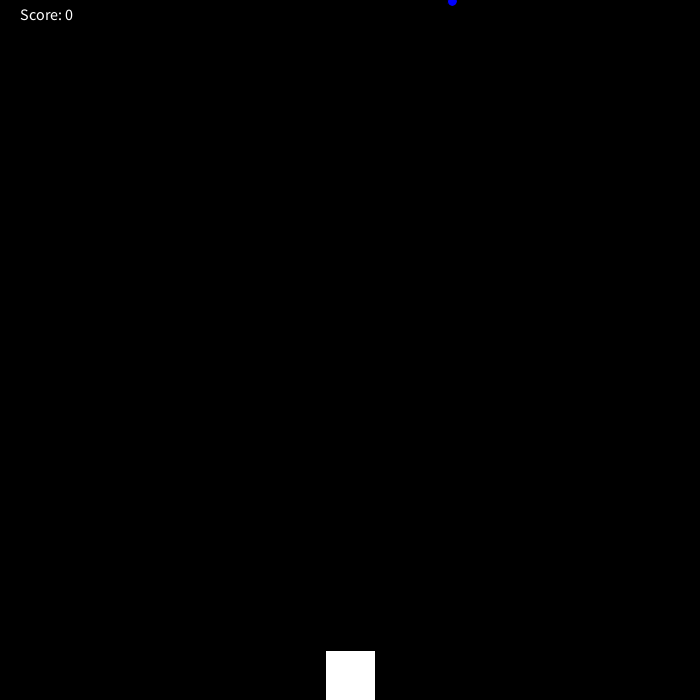
Frame 1 (no input)
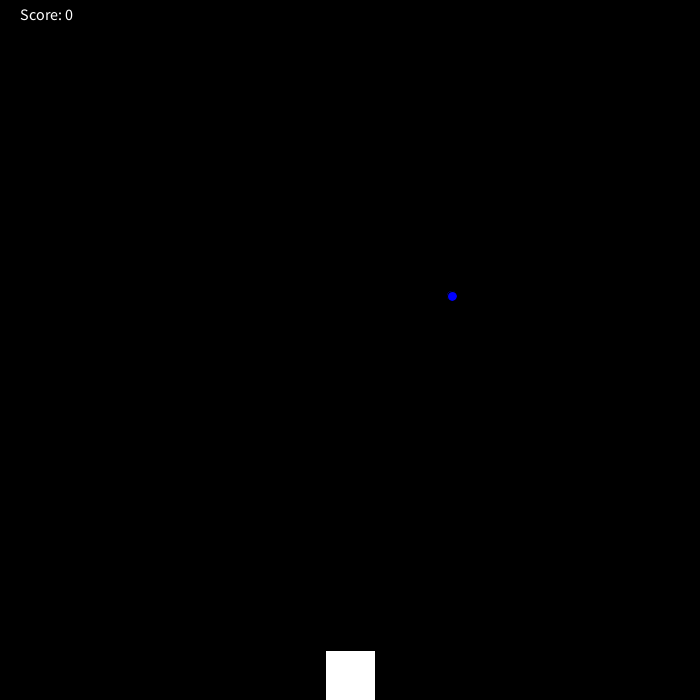
Frame 60 (the mouse pressed at the canvas centre just before this capture)
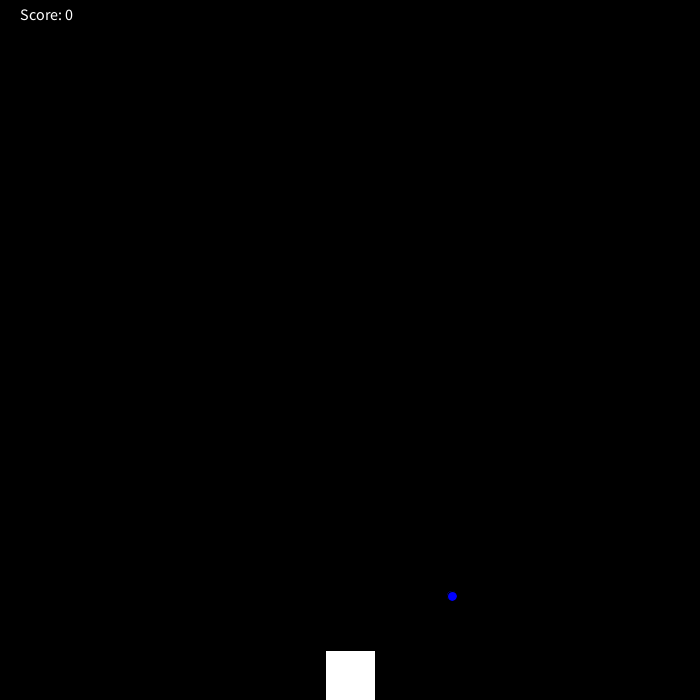
Frame 120 (the mouse held since frame 60 and released just before this capture)

The Processing sketch that drew these frames (run headless with seeded random() and noise(); from frame 60 on, the mouse is pressed at the canvas centre):

// Processing sketch: sketch_181028a
// ── sketch_181028a.pde
int rainy = 1;
int bucketx = 325;
int buckety = 650;
int bucketsizex = 50, bucketsizey = 50;
int rand = (int) random(700); 
int score = 0;
void setup() {

  size(700, 700);
  
}


void draw() {

  
  int screen_height = 700, screen_width = 700;
 


  background(0, 0, 0);
  fill(255, 255, 255);
  textSize(16);
  text("Score: " + score, 20, 20);
  

  fill(0, 0, 255);
  ellipse(rand, rainy, 10, 10);
  
  
 // code for red lines
 /*
  int randy = (int) random(700);
  for (int i = 0; i < 1; i++) {
    

      fill(255, 0, 0);
      ellipse(randy, rainy, 10, 10);
*/
  //code for red lines

      if(rand > bucketx && rand < bucketx + 50 && rainy > buckety) {
       score++;
        rainy = 0;

      }if(rainy > screen_height && rand >= 350){
        score--;
        rainy = 0;
 
      }
      if(rainy > screen_height && rand <= 300){
       score--;
       rainy = 0;
      
      }
    if(score >= 10){
     rainy += 8; 
    }
    
  rainy+=5;




fill(255, 255, 255);
 rect(bucketx, buckety, bucketsizex, bucketsizey);


if(score == 0 && rainy > screen_height && rand >= 350){
 score++; 
}
if(score == 0 && rainy > screen_height && rand <= 300){
 score++; 
}
    }
 

    


void keyPressed(){
  
  if(keyCode == RIGHT){
    bucketx+=10;
  }
   if(keyCode == LEFT){
    bucketx-=10;
  }
}
